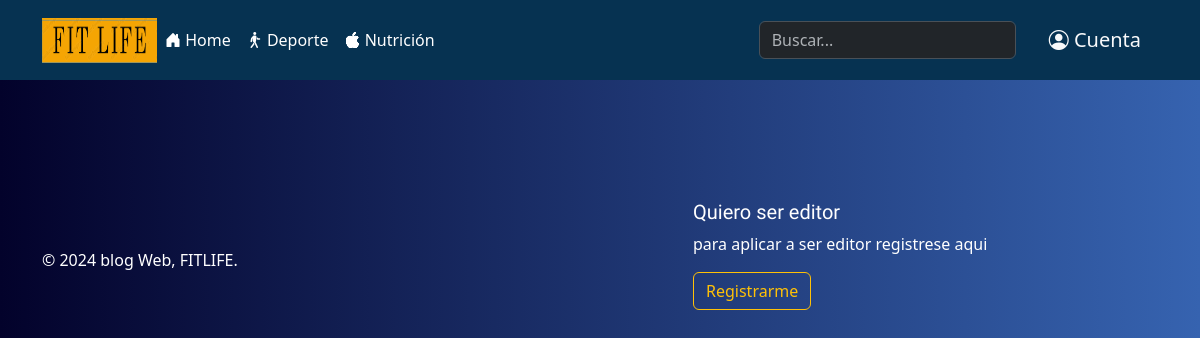
Before: /Deporte.php with the older database file.
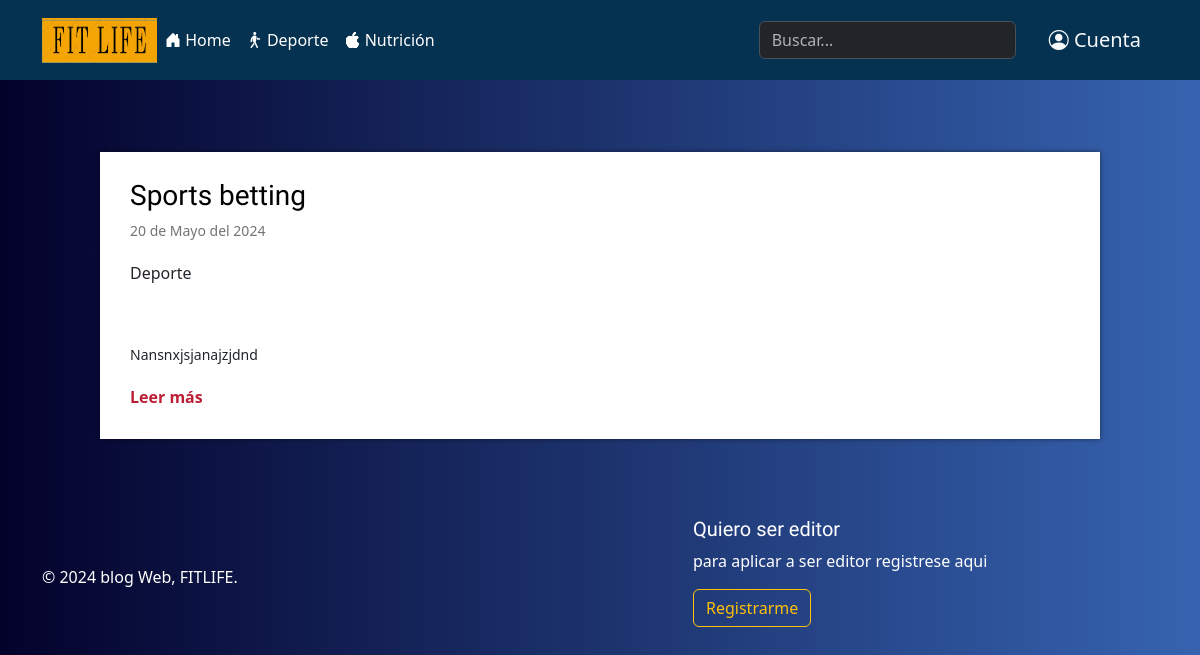
After: the same page with the newer database file.
### tables this page shows
CREATE TABLE `publicaciones` (
  `id` int(11) NOT NULL COMMENT 'id de la publicación',
  `titulo` varchar(200) NOT NULL COMMENT 'titulo de la publicación',
  `extracto` varchar(200) NOT NULL COMMENT 'extracto de la publicación',
  `texto` text NOT NULL COMMENT 'texto de la publicación',
  `thumb` varchar(70) NOT NULL COMMENT 'imagen de la publicación',
  `tema` varchar(50) NOT NULL COMMENT 'tema de la publicación',
  `fecha` timestamp NOT NULL DEFAULT current_timestamp() COMMENT 'fecha de la publicación',
  `creador` varchar(100) NOT NULL COMMENT 'creador de la publicacion',
  `status` varchar(30) NOT NULL,
  `id_usuario` int(11) NOT NULL COMMENT 'id del creador',
  `notificacion` text DEFAULT NULL
);

### Deporte.php (called while the page is built, shortened)
<?php
require 'admin/config.php';
require 'functions.php';
$conexion = conexion($bd_config);
$statment = $conexion->prepare('SELECT * FROM publicaciones WHERE tema LIKE "deporte" AND status = "activo" ORDER BY fecha DESC');
$statment->execute();
$salud = $statment->fetchAll();
require 'views/deporte.view.php';
?>

### functions.php (called while the page is built, shortened)
<?php
function fecha($fecha){
    $timestamp = strtotime($fecha);
    $meses = ['Enero', 'Febrero', 'Marzo', 'Abril',
            'Mayo', 'Junio', 'Julio', 'Agosto',
            'Septiembre', 'Octubre', 'Noviembre',
            'Diciembre'];
    $dia = date('d', $timestamp);
    $mes = date('m', $timestamp) -1;
    $year = date('Y', $timestamp);
    $fecha = "$dia de " . $meses[$mes] . " del $year";
    return $fecha;
}
?>

### views/deporte.view.php (the view, shortened to what this page needs)
<?php
require 'views/header.php'; ?>
    <div class="contenedor">
    <br><br><br>
    <?php   foreach($salud as $post): ?>
        <div class="post">
            <article>
                <h2 class="titulo"><a href="single.php?id=<?php echo $post['id']; ?>" class="text-decoration-none"><?php echo $post['titulo']; ?></a></h2>
                <p class="fecha"><?php echo fecha($post['fecha']); ?></p>
                <p class="tema"><?php echo $post['tema'];?></p>
                <div class="thumb">
                </div>
                <p class="extracto"><?php echo $post['extracto']; ?></p>
                <a href="single.php?id=<?php echo $post['id']; ?>" class="continuar text-decoration-none">Leer más</a>
            </article>
        </div>
    <?php   endforeach; ?>
    </div>
<?php require 'footer.php'; ?>

Changed rows visible on the page:
added publicaciones: titulo "Sports betting", fecha "20 de Mayo del 2024", tema "Deporte", extracto "Nansnxjsjanajzjdnd"
